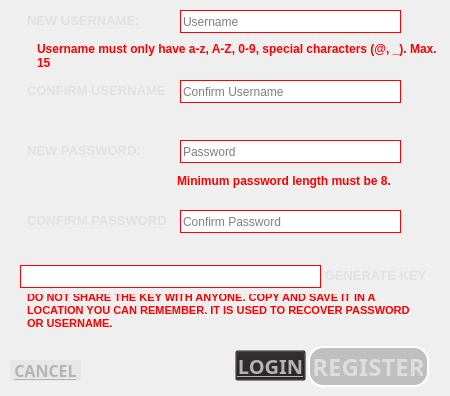
        <widget class="QWidget" name="secondpage">
         <widget class="QLabel" name="useless_2">
          <property name="geometry">
           <rect>
            <x>20</x>
            <y>5</y>
            <width>151</width>
            <height>31</height>
           </rect>
          </property>
          <property name="font">
           <font>
            <pointsize>10</pointsize>
            <weight>75</weight>
            <bold>true</bold>
           </font>
          </property>
          <property name="styleSheet">
           <string notr="true">color: rgb(225, 225, 225);
border: 2px solid white;
border-style: outset;
border-radius: 15px;
padding: 4px;
border: none;</string>
          </property>
          <property name="text">
           <string>NEW USERNAME:</string>
          </property>
          <property name="alignment">
           <set>Qt::AlignLeading|Qt::AlignLeft|Qt::AlignVCenter</set>
          </property>
         </widget>
         <widget class="QLabel" name="useless_4">
          <property name="geometry">
           <rect>
            <x>20</x>
            <y>135</y>
            <width>151</width>
            <height>31</height>
           </rect>
          </property>
          <property name="font">
           <font>
            <pointsize>10</pointsize>
            <weight>75</weight>
            <bold>true</bold>
           </font>
          </property>
          <property name="styleSheet">
           <string notr="true">color: rgb(225, 225, 225);
border: 2px solid white;
border-style: outset;
border-radius: 15px;
padding: 4px;
border: none;</string>
          </property>
          <property name="text">
           <string>NEW PASSWORD:</string>
          </property>
          <property name="alignment">
           <set>Qt::AlignLeading|Qt::AlignLeft|Qt::AlignVCenter</set>
          </property>
         </widget>
         <widget class="QLineEdit" name="RegUser">
          <property name="enabled">
           <bool>true</bool>
          </property>
          <property name="geometry">
           <rect>
            <x>180</x>
            <y>10</y>
            <width>221</width>
            <height>23</height>
           </rect>
          </property>
          <property name="styleSheet">
           <string notr="true">background-color: rgb(255, 255, 255);
border: 1px solid red;
border-top-left-radius : 0px;
border-top-right-radius : 0px; </string>
          </property>
          <property name="placeholderText">
           <string>Username</string>
          </property>
         </widget>
         <widget class="QLabel" name="useless_6">
          <property name="geometry">
           <rect>
            <x>170</x>
            <y>165</y>
            <width>251</width>
            <height>31</height>
           </rect>
          </property>
          <property name="font">
           <font>
            <pointsize>9</pointsize>
            <weight>75</weight>
            <bold>true</bold>
           </font>
          </property>
          <property name="styleSheet">
           <string notr="true">color: rgb(225, 225, 225);
border: 2px solid white;
border-style: outset;
border-radius: 15px;
padding: 4px;
border: none;
color: rgb(255, 0, 0);</string>
          </property>
          <property name="text">
           <string>Minimum password length must be 8.</string>
          </property>
          <property name="alignment">
           <set>Qt::AlignLeading|Qt::AlignLeft|Qt::AlignVCenter</set>
          </property>
          <property name="wordWrap">
           <bool>true</bool>
          </property>
         </widget>
         <widget class="QLabel" name="RegUserTick">
          <property name="geometry">
           <rect>
            <x>410</x>
            <y>10</y>
            <width>21</width>
            <height>21</height>
           </rect>
          </property>
          <property name="styleSheet">
           <string notr="true">border: none</string>
          </property>
          <property name="text">
           <string/>
          </property>
          <property name="pixmap">
           <pixmap>../Resources/tick.png</pixmap>
          </property>
          <property name="scaledContents">
           <bool>true</bool>
          </property>
         </widget>
         <widget class="QLabel" name="RegConfirmUserTick">
          <property name="geometry">
           <rect>
            <x>410</x>
            <y>80</y>
            <width>21</width>
            <height>21</height>
           </rect>
          </property>
          <property name="styleSheet">
           <string notr="true">border: none</string>
          </property>
          <property name="text">
           <string/>
          </property>
          <property name="pixmap">
           <pixmap>../Resources/tick.png</pixmap>
          </property>
          <property name="scaledContents">
           <bool>true</bool>
          </property>
         </widget>
         <widget class="QLineEdit" name="RegPass">
          <property name="enabled">
           <bool>true</bool>
          </property>
          <property name="geometry">
           <rect>
            <x>180</x>
            <y>140</y>
            <width>221</width>
            <height>23</height>
           </rect>
          </property>
          <property name="styleSheet">
           <string notr="true">background-color: rgb(255, 255, 255);
border: 1px solid red;
border-top-left-radius : 0px;
border-top-right-radius : 0px; </string>
          </property>
          <property name="echoMode">
           <enum>QLineEdit::Password</enum>
          </property>
          <property name="placeholderText">
           <string>Password</string>
          </property>
         </widget>
         <widget class="QLabel" name="RegPassTick">
          <property name="geometry">
           <rect>
            <x>410</x>
            <y>140</y>
            <width>21</width>
            <height>21</height>
           </rect>
          </property>
          <property name="styleSheet">
           <string notr="true">border:none</string>
          </property>
          <property name="text">
           <string/>
          </property>
          <property name="pixmap">
           <pixmap>../Resources/tick.png</pixmap>
          </property>
          <property name="scaledContents">
           <bool>true</bool>
          </property>
         </widget>
         <widget class="QLineEdit" name="RegConfirmPass">
          <property name="enabled">
           <bool>true</bool>
          </property>
          <property name="geometry">
           <rect>
            <x>180</x>
            <y>210</y>
            <width>221</width>
            <height>23</height>
           </rect>
          </property>
          <property name="styleSheet">
           <string notr="true">background-color: rgb(255, 255, 255);
border: 1px solid red;
border-top-left-radius : 0px;
border-top-right-radius : 0px; </string>
          </property>
          <property name="echoMode">
           <enum>QLineEdit::Password</enum>
          </property>
          <property name="placeholderText">
           <string>Confirm Password</string>
          </property>
         </widget>
         <widget class="QLabel" name="useless_5">
          <property name="geometry">
           <rect>
            <x>20</x>
            <y>205</y>
            <width>151</width>
            <height>31</height>
           </rect>
          </property>
          <property name="font">
           <font>
            <pointsize>10</pointsize>
            <weight>75</weight>
            <bold>true</bold>
           </font>
          </property>
          <property name="styleSheet">
           <string notr="true">color: rgb(225, 225, 225);
border: 2px solid white;
border-style: outset;
border-radius: 15px;
padding: 4px;
border: none;</string>
          </property>
          <property name="text">
           <string>CONFIRM PASSWORD:</string>
          </property>
          <property name="alignment">
           <set>Qt::AlignLeading|Qt::AlignLeft|Qt::AlignVCenter</set>
          </property>
         </widget>
         <widget class="QLineEdit" name="RegConfirmUser">
          <property name="enabled">
           <bool>true</bool>
          </property>
          <property name="geometry">
           <rect>
            <x>180</x>
            <y>80</y>
            <width>221</width>
            <height>23</height>
           </rect>
          </property>
          <property name="styleSheet">
           <string notr="true">background-color: rgb(255, 255, 255);
border: 1px solid red;
border-top-left-radius : 0px;
border-top-right-radius : 0px; </string>
          </property>
          <property name="placeholderText">
           <string>Confirm Username</string>
          </property>
         </widget>
         <widget class="QLabel" name="useless">
          <property name="geometry">
           <rect>
            <x>20</x>
            <y>75</y>
            <width>151</width>
            <height>31</height>
           </rect>
          </property>
          <property name="font">
           <font>
            <pointsize>10</pointsize>
            <weight>75</weight>
            <bold>true</bold>
           </font>
          </property>
          <property name="styleSheet">
           <string notr="true">color: rgb(225, 225, 225);
border: 2px solid white;
border-style: outset;
border-radius: 15px;
padding: 4px;
border: none;</string>
          </property>
          <property name="text">
           <string>CONFIRM USERNAME:</string>
          </property>
          <property name="alignment">
           <set>Qt::AlignLeading|Qt::AlignLeft|Qt::AlignVCenter</set>
          </property>
         </widget>
         <widget class="QLabel" name="useless_3">
          <property name="geometry">
           <rect>
            <x>30</x>
            <y>35</y>
            <width>411</width>
            <height>41</height>
           </rect>
          </property>
          <property name="font">
           <font>
            <pointsize>9</pointsize>
            <weight>75</weight>
            <bold>true</bold>
           </font>
          </property>
          <property name="styleSheet">
           <string notr="true">color: rgb(225, 225, 225);
border: 2px solid white;
border-style: outset;
border-radius: 15px;
padding: 4px;
border: none;
color: rgb(255, 0, 0);</string>
          </property>
          <property name="text">
           <string>Username must only have a-z, A-Z, 0-9, special characters (@, _). Max. 15</string>
          </property>
          <property name="alignment">
           <set>Qt::AlignLeading|Qt::AlignLeft|Qt::AlignVCenter</set>
          </property>
          <property name="wordWrap">
           <bool>true</bool>
          </property>
         </widget>
         <widget class="QLabel" name="RegConfirmPassTick">
          <property name="geometry">
           <rect>
            <x>410</x>
            <y>210</y>
            <width>21</width>
            <height>21</height>
           </rect>
          </property>
          <property name="styleSheet">
           <string notr="true">border:none</string>
          </property>
          <property name="text">
           <string/>
          </property>
          <property name="pixmap">
           <pixmap>../Resources/tick.png</pixmap>
          </property>
          <property name="scaledContents">
           <bool>true</bool>
          </property>
         </widget>
         <widget class="QPushButton" name="useless_8">
          <property name="geometry">
           <rect>
            <x>320</x>
            <y>260</y>
            <width>111</width>
            <height>31</height>
           </rect>
          </property>
          <property name="font">
           <font>
            <pointsize>10</pointsize>
            <weight>75</weight>
            <bold>true</bold>
           </font>
          </property>
          <property name="cursor">
           <cursorShape>PointingHandCursor</cursorShape>
          </property>
          <property name="styleSheet">
           <string notr="true">color: rgb(225, 225, 225);
border: 2px solid white;
border-style: outset;
border-radius: 15px;
padding: 4px;
border: none;</string>
          </property>
          <property name="text">
           <string>GENERATE KEY</string>
          </property>
         </widget>
         <widget class="QLabel" name="KeyLabel">
          <property name="geometry">
           <rect>
            <x>20</x>
            <y>265</y>
            <width>301</width>
            <height>23</height>
           </rect>
          </property>
          <property name="cursor">
           <cursorShape>IBeamCursor</cursorShape>
          </property>
          <property name="styleSheet">
           <string notr="true">background-color: rgb(255, 255, 255);
border: 1px solid red;
border-top-left-radius : 0px;
border-top-right-radius : 0px; </string>
          </property>
          <property name="text">
           <string/>
          </property>
          <property name="textInteractionFlags">
           <set>Qt::TextSelectableByMouse</set>
          </property>
         </widget>
         <widget class="QLabel" name="useless_7">
          <property name="geometry">
           <rect>
            <x>20</x>
            <y>290</y>
            <width>411</width>
            <height>41</height>
           </rect>
          </property>
          <property name="font">
           <font>
            <pointsize>8</pointsize>
            <weight>75</weight>
            <bold>true</bold>
           </font>
          </property>
          <property name="styleSheet">
           <string notr="true">color: rgb(225, 225, 225);
border: 2px solid white;
border-style: outset;
border-radius: 15px;
padding: 4px;
border: none;
color: rgb(255, 0, 0);</string>
          </property>
          <property name="text">
           <string>DO NOT SHARE THE KEY WITH ANYONE. COPY AND SAVE IT IN A LOCATION YOU CAN REMEMBER. IT IS USED TO RECOVER PASSWORD OR USERNAME.</string>
          </property>
          <property name="alignment">
           <set>Qt::AlignLeading|Qt::AlignLeft|Qt::AlignVCenter</set>
          </property>
          <property name="wordWrap">
           <bool>true</bool>
          </property>
         </widget>
         <widget class="QPushButton" name="RegisterSign">
          <property name="geometry">
           <rect>
            <x>308</x>
            <y>346</y>
            <width>121</width>
            <height>41</height>
           </rect>
          </property>
          <property name="font">
           <font>
            <family>Bahnschrift SemiBold</family>
            <pointsize>18</pointsize>
            <weight>75</weight>
            <bold>true</bold>
           </font>
          </property>
          <property name="cursor">
           <cursorShape>PointingHandCursor</cursorShape>
          </property>
          <property name="styleSheet">
           <string notr="true">background-color: rgba(64, 64, 64, 70);
color: rgb(221, 221, 221);
border: 2px solid white;
border-style: outset;
border-radius: 15px;
padding: 4px;</string>
          </property>
          <property name="text">
           <string>REGISTER</string>
          </property>
         </widget>
         <widget class="QPushButton" name="LoginSignup">
          <property name="geometry">
           <rect>
            <x>235</x>
            <y>350</y>
            <width>71</width>
            <height>31</height>
           </rect>
          </property>
          <property name="font">
           <font>
            <family>Bahnschrift SemiBold</family>
            <pointsize>15</pointsize>
            <weight>75</weight>
            <bold>true</bold>
            <underline>true</underline>
           </font>
          </property>
          <property name="cursor">
           <cursorShape>PointingHandCursor</cursorShape>
          </property>
          <property name="styleSheet">
           <string notr="true">color: rgb(180, 180, 180);
background-color: rgba(35, 31, 32, 10);</string>
          </property>
          <property name="text">
           <string>LOGIN</string>
          </property>
         </widget>
         <widget class="QPushButton" name="RegisterCancel">
          <property name="geometry">
           <rect>
            <x>10</x>
            <y>360</y>
            <width>71</width>
            <height>21</height>
           </rect>
          </property>
          <property name="font">
           <font>
            <family>Bahnschrift SemiBold</family>
            <pointsize>12</pointsize>
            <weight>75</weight>
            <bold>true</bold>
            <underline>true</underline>
           </font>
          </property>
          <property name="cursor">
           <cursorShape>PointingHandCursor</cursorShape>
          </property>
          <property name="styleSheet">
           <string notr="true">color: rgb(180, 180, 180);
background-color: rgba(35, 31, 32, 10);
border: none;</string>
          </property>
          <property name="text">
           <string>CANCEL</string>
          </property>
         </widget>
        </widget>
